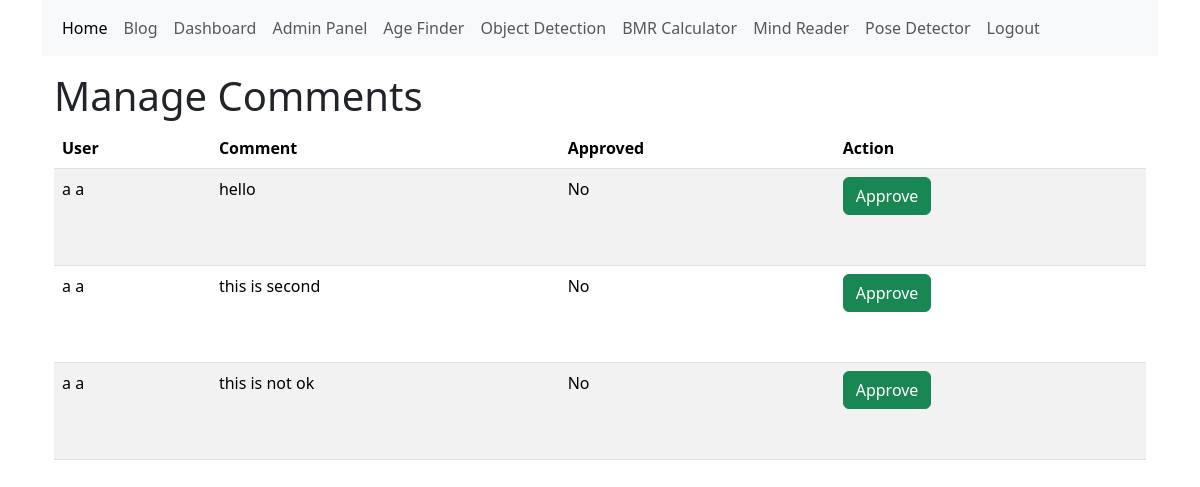
/admin/comments (signed in), run on an earlier commit of the app's database.
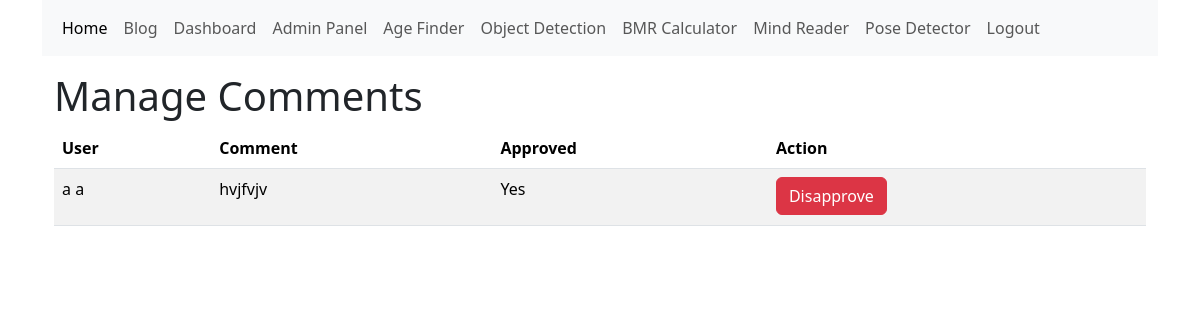
And on a later commit of the database.
### database.py (models this page shows)
class Comment(SQLModel, table=True):
    id: int = Field(default=None, primary_key=True)
    content: str
    timestamp: datetime = Field(default_factory=datetime.now)
    user_id: int = Field(foreign_key="user.id")
    approved: bool = Field(default=False)
    user: "User" = Relationship(back_populates="comments")

class User(SQLModel, table=True):
    id: Optional[int] = Field(default=None, primary_key=True)
    first_name: str
    last_name: str
    email: str
    age: int
    city: str
    country: str
    password: str
    join_time: datetime = Field(default_factory=datetime.now)
    role: str = Field(default="user")
    comments: list["Comment"] = Relationship(back_populates="user")

### app.py (the view)
@app.route('/admin/comments', methods=['GET', 'POST'])
def manage_comments():
    if 'email' not in flask_session or flask_session.get('role') != "admin":
        flash('Admin access required', 'danger')
        return redirect(url_for('login'))
    with db_session(engine) as session:
        all_comments = session.exec(select(Comment).options(selectinload(Comment.user))).all()
    return render_template('admin_comments.html', comments=all_comments)

### templates/admin_comments.html (shortened to what this page needs)
{% extends 'base.html' %}
{% block content %}
<div class="container">
    <h1>Manage Comments</h1>
    <table class="table table-striped">
        <thead>
            <tr>
                <th>User</th>
                <th>Comment</th>
                <th>Approved</th>
                <th>Action</th>
            </tr>
        </thead>
        <tbody>
            {% for comment in comments %}
            <tr>
                <td>{{ comment.user.first_name }} {{ comment.user.last_name }}</td>
                <td>{{ comment.content | safe}}</td>
                <td>{{ 'Yes' if comment.approved else 'No' }}</td>
                <td>
                    {% if not comment.approved %}
                    <form method="POST" action="{{ url_for('approve_comment', comment_id=comment.id) }}">
                        <button type="submit" class="btn btn-success">Approve</button>
                    </form>
                    {% else %}
                    <form method="POST" action="{{ url_for('disapprove_comment', comment_id=comment.id) }}">
                        <button type="submit" class="btn btn-danger">Disapprove</button>
                    </form>
                    {% endif %}
                </td>
            </tr>
            {% else %}
            <tr>
                <td colspan="4">No comments to manage</td>
            </tr>
            {% endfor %}
        </tbody>
    </table>
</div>
{% endblock %}

### templates/base.html (shortened to what this page needs)
<!DOCTYPE html>
<html lang="en">
<head>
    <link rel="stylesheet" type="text/css" href="{{ url_for('static', filename='css/bootstrap.css') }}">
    <link rel="stylesheet" href="https://cdn.ckeditor.com/ckeditor5/43.1.1/ckeditor5.css" />
</head>
<body>
    <div class="container">
        <nav class="navbar navbar-expand-lg bg-body-tertiary">
            <div class="container-fluid">
                <div class="collapse navbar-collapse" id="navbarSupportedContent">
                    <ul class="navbar-nav me-auto mb-2 mb-lg-0">
                        <li class="nav-item">
                            <a class="nav-link active" aria-current="page" href="/">Home</a>
                        </li>
                        <li class="nav-item">
                            <a class="nav-link" href="/blog">Blog</a>
                        </li>
                        {% if 'email' in session %}
                        <li class="nav-item">
                            <a class="nav-link" href="/dashboard">Dashboard</a>
                        </li>
                        {% if session.get('role') == 'admin' %}
                        <li class="nav-item">
                            <a class="nav-link" href="/admin">Admin Panel</a>
                        </li>
                        {% endif %}
                        <li class="nav-item">
                            <a class="nav-link" href="/ai-face-analysis">Age Finder</a>
                        </li>
                        <li class="nav-item">
                            <a class="nav-link" href="/ai-object-detection">Object Detection</a>
                        </li>
                        <li class="nav-item">
                            <a class="nav-link" href="/bmr">BMR Calculator</a>
                        </li>
                        <li class="nav-item">
                            <a class="nav-link" href="/mind-reader">Mind Reader</a>
                        </li>
                        <li class="nav-item">
                            <a class="nav-link" href="/pose-detection">Pose Detector</a>
                        </li>
                        <li class="nav-item">
                            <a class="nav-link" href="/logout">Logout</a>
                        </li>
                        {% else %}
                        <li class="nav-item">
                            <a class="nav-link" href="/login">Login</a>
                        </li>
                        {% endif %}
                    </ul>
                </div>
            </div>
        </nav>
        {% block content %}
        {% endblock %}
    </div>
</body>
</html>

What changed in the data, as far as the page shows it:
removed Comment: user.first_name "a", user.last_name "a", content "this is second", approved "No"
removed Comment: user.first_name "a", user.last_name "a", content "this is not ok", approved "No"
changed Comment: content "hello" → "hvjfvjv"; approved "No" → "Yes"; approved "Approve" → "Disapprove"
